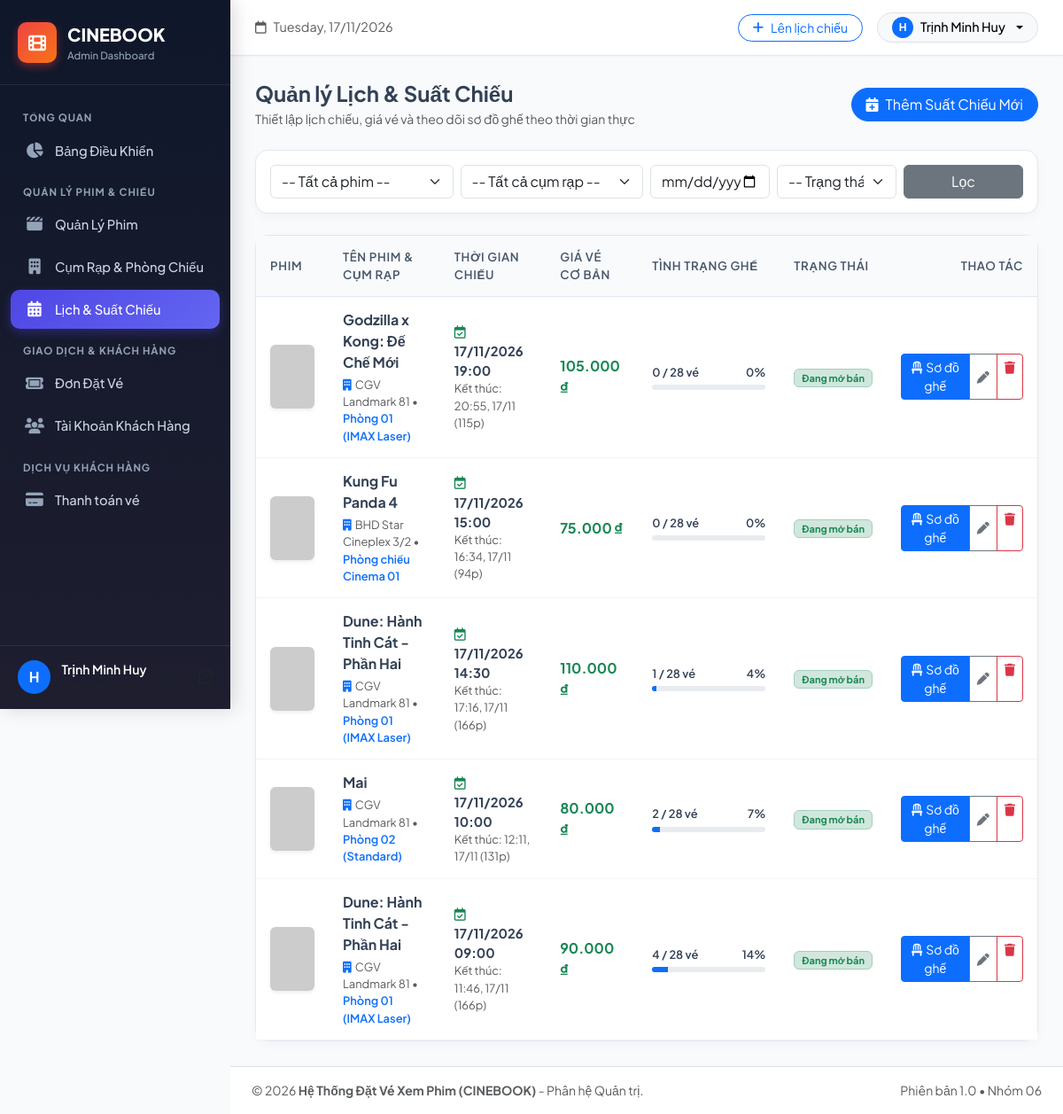
The page /admin/showtimes.php on the database its author committed.
### tables this page shows
CREATE TABLE `showtimes` (
    `id` INT AUTO_INCREMENT PRIMARY KEY,
    `movie_id` INT NOT NULL,
    `room_id` INT NOT NULL,
    `start_time` DATETIME NOT NULL,
    `end_time` DATETIME NOT NULL,
    `base_price` DECIMAL(10, 2) NOT NULL DEFAULT 75000.00,
    `status` ENUM('active', 'cancelled', 'completed') DEFAULT 'active',
    `created_at` DATETIME DEFAULT CURRENT_TIMESTAMP,
    CONSTRAINT `fk_showtimes_movie` FOREIGN KEY (`movie_id`) REFERENCES `movies` (`id`) ON DELETE CASCADE,
    CONSTRAINT `fk_showtimes_room` FOREIGN KEY (`room_id`) REFERENCES `rooms` (`id`) ON DELETE CASCADE
);

CREATE TABLE `movies` (
    `id` INT AUTO_INCREMENT PRIMARY KEY,
    `title` VARCHAR(255) NOT NULL,
    `description` TEXT DEFAULT NULL,
    `duration` INT NOT NULL COMMENT 'Thời lượng phim tính theo phút',
    `release_date` DATE NOT NULL,
    `poster` VARCHAR(255) DEFAULT NULL,
    `trailer_url` VARCHAR(255) DEFAULT NULL,
    `status` ENUM('showing', 'upcoming', 'hidden') DEFAULT 'showing',
    `created_at` DATETIME DEFAULT CURRENT_TIMESTAMP
);

CREATE TABLE `cinemas` (
    `id` INT AUTO_INCREMENT PRIMARY KEY,
    `name` VARCHAR(150) NOT NULL,
    `address` VARCHAR(255) NOT NULL,
    `city` VARCHAR(100) NOT NULL,
    `created_at` DATETIME DEFAULT CURRENT_TIMESTAMP
);

CREATE TABLE `rooms` (
    `id` INT AUTO_INCREMENT PRIMARY KEY,
    `cinema_id` INT NOT NULL,
    `name` VARCHAR(50) NOT NULL,
    `total_seats` INT NOT NULL DEFAULT 0,
    `created_at` DATETIME DEFAULT CURRENT_TIMESTAMP,
    CONSTRAINT `fk_rooms_cinema` FOREIGN KEY (`cinema_id`) REFERENCES `cinemas` (`id`) ON DELETE CASCADE
);

### config/database.php (called while the page is built, shortened)
<?php
if (!function_exists('format_currency')) {
    function format_currency($amount) {
        return number_format($amount, 0, ',', '.') . ' ₫';
    }
}
if (!function_exists('format_datetime')) {
    function format_datetime($datetime) {
        $time = strtotime($datetime);
        return date('d/m/Y H:i', $time);
    }
}

### admin/showtimes.php (the view, shortened to what this page needs)
<?php
require_once __DIR__ . '/header.php';
$filter_date = trim($_GET['date'] ?? '');
$filter_status = $_GET['status'] ?? 'all';
$sql = "
    SELECT s.*,
           m.title AS movie_title, m.poster, m.duration,
           r.name AS room_name, r.total_seats,
           c.id AS cinema_id, c.name AS cinema_name, c.city,
           (SELECT COUNT(*) FROM booking_details bd
            JOIN bookings b ON bd.booking_id = b.id
            WHERE b.showtime_id = s.id AND b.booking_status != 'cancelled') AS booked_seats
    FROM showtimes s
    JOIN movies m ON s.movie_id = m.id
    JOIN rooms r ON s.room_id = r.id
    JOIN cinemas c ON r.cinema_id = c.id
    WHERE 1=1
";
$sql .= " ORDER BY s.start_time DESC";
$stmt = $conn->prepare($sql);
$stmt->execute();
$showtimes = $stmt->get_result();
?>
<div class="d-flex flex-column flex-md-row justify-content-between align-items-md-center mb-4 gap-3">
    <div>
        <h4 class="fw-bold mb-1">Quản lý Lịch & Suất Chiếu</h4>
        <p class="text-muted mb-0 small">Thiết lập lịch chiếu, giá vé và theo dõi sơ đồ ghế theo thời gian thực</p>
    </div>
    <button class="btn btn-primary rounded-pill px-3 d-flex align-items-center gap-2" data-bs-toggle="modal" data-bs-target="#showtimeModal" onclick="openAddShowtimeModal()">
        <i class="fa-solid fa-calendar-plus"></i> Thêm Suất Chiếu Mới
    </button>
</div>
<div class="card p-3 mb-4">
    <form method="GET" class="row g-2 align-items-center">
        <div class="col-12 col-md-3">
            <select name="movie_id" class="form-select">
                <option value="0">-- Tất cả phim --</option>
            </select>
        </div>
        <div class="col-12 col-md-3">
            <select name="cinema_id" class="form-select">
                <option value="0">-- Tất cả cụm rạp --</option>
            </select>
        </div>
        <div class="col-12 col-md-2">
            <input type="date" name="date" class="form-control" value="<?= htmlspecialchars($filter_date) ?>" title="Lọc theo ngày chiếu">
        </div>
        <div class="col-12 col-md-2">
            <select name="status" class="form-select">
                <option value="all" <?= $filter_status === 'all' ? 'selected' : '' ?>>-- Trạng thái --</option>
            </select>
        </div>
        <div class="col-12 col-md-2 d-flex gap-2">
            <button type="submit" class="btn btn-secondary w-100">Lọc</button>
        </div>
    </form>
</div>
<div class="card">
    <div class="table-responsive">
        <table class="table table-custom align-middle">
            <thead>
                <tr>
                    <th style="width: 70px;">Phim</th>
                    <th>Tên Phim & Cụm Rạp</th>
                    <th>Thời Gian Chiếu</th>
                    <th>Giá Vé Cơ Bản</th>
                    <th>Tình Trạng Ghế</th>
                    <th>Trạng Thái</th>
                    <th class="text-end" style="width: 170px;">Thao Tác</th>
                </tr>
            </thead>
            <tbody>
                <?php if ($showtimes && $showtimes->num_rows > 0): ?>
                    <?php while ($st = $showtimes->fetch_assoc()):
                        $totalS = (int)$st['total_seats'];
                        $bookedS = (int)$st['booked_seats'];
                        $occupancyRate = $totalS > 0 ? round(($bookedS / $totalS) * 100) : 0;
                    ?>
                        <tr>
                            <td>
                                <img src="<?= !empty($st['poster']) ? htmlspecialchars($st['poster']) : 'https://placehold.co/70x100?text=Movie' ?>"
                                     alt="Poster"
                                     class="rounded object-fit-cover shadow-sm"
                                     style="width: 50px; height: 72px;"
                                     onerror="this.src='https://placehold.co/70x100?text=Movie'">
                            </td>
                            <td>
                                <div class="fw-bold text-slate-800 fs-6"><?= htmlspecialchars($st['movie_title']) ?></div>
                                <div class="text-muted small mt-1">
                                    <i class="fa-solid fa-building text-primary me-1"></i><?= htmlspecialchars($st['cinema_name']) ?> &bull;
                                    <span class="text-primary fw-semibold"><?= htmlspecialchars($st['room_name']) ?></span>
                                </div>
                            </td>
                            <td>
                                <div class="fw-bold text-slate-800">
                                    <i class="fa-regular fa-calendar-check text-success me-1"></i><?= format_datetime($st['start_time']) ?>
                                </div>
                                <div class="text-muted small">
                                    Kết thúc: <?= date('H:i, d/m', strtotime($st['end_time'])) ?> (<?= $st['duration'] ?>p)
                                </div>
                            </td>
                            <td>
                                <span class="fw-bold text-success fs-6">
                                    <?= format_currency($st['base_price']) ?>
                                </span>
                            </td>
                            <td style="min-width: 160px;">
                                <div class="d-flex justify-content-between small fw-semibold mb-1">
                                    <span><?= $bookedS ?> / <?= $totalS ?> vé</span>
                                    <span><?= $occupancyRate ?>%</span>
                                </div>
                                <div class="progress" style="height: 6px;">
                                    <div class="progress-bar <?= $occupancyRate > 75 ? 'bg-danger' : ($occupancyRate > 40 ? 'bg-warning' : 'bg-primary') ?>"
                                         role="progressbar"
                                         style="width: <?= $occupancyRate ?>%"></div>
                                </div>
                            </td>
                            <td>
                                <?php if ($st['status'] === 'active'): ?>
                                    <span class="badge bg-success-subtle text-success border border-success-subtle px-2 py-1">Đang mở bán</span>
                                <?php elseif ($st['status'] === 'completed'): ?>
                                    <span class="badge bg-secondary-subtle text-secondary px-2 py-1">Đã hoàn thành</span>
                                <?php else: ?>
                                    <span class="badge bg-danger-subtle text-danger border border-danger-subtle px-2 py-1">Đã hủy</span>
                                <?php endif; ?>
                            </td>
                            <td class="text-end">
                                <div class="btn-group btn-group-sm">
                                    <button class="btn btn-primary"
                                            onclick="openQuickSeatMap(<?= $st['id'] ?>)"
                                            title="Xem sơ đồ tình trạng ghế">
                                        <i class="fa-solid fa-chair me-1"></i>Sơ đồ ghế
                                    </button>
                                    <button class="btn btn-outline-secondary"
                                            onclick='openEditShowtimeModal(<?= json_encode($st, JSON_HEX_TAG | JSON_HEX_APOS | JSON_HEX_QUOT | JSON_HEX_AMP) ?>)'
                                            title="Sửa thông tin">
                                        <i class="fa-solid fa-pen"></i>
                                    </button>
                                    <a href="showtimes.php?delete_id=<?= $st['id'] ?>"
                                       class="btn btn-outline-danger"
                                       data-confirm="Bạn có chắc chắn muốn xóa suất chiếu này?"
                                       title="Xóa suất chiếu">
                                        <i class="fa-solid fa-trash"></i>
                                    </a>
                                </div>
                            </td>
                        </tr>
                    <?php endwhile; ?>
                <?php endif; ?>
            </tbody>
        </table>
    </div>
</div>
<?php require_once __DIR__ . '/footer.php'; ?>

### admin/header.php (style rules this page uses)
:root { --sidebar-width: 260px; --primary-color: #6366f1; --primary-hover: #4f46e5; --sidebar-bg: #0f172a; --sidebar-hover: #1e293b; --sidebar-active: #4f46e5; --text-muted: #94a3b8; --body-bg: #f8fafc; }
* { box-sizing: border-box; }
body { font-family: 'Plus Jakarta Sans', sans-serif; background-color: var(--body-bg); color: #334155; min-height: 100vh; overflow-x: hidden; }
.card { border: 1px solid #e2e8f0; border-radius: 14px; box-shadow: 0 4px 12px rgba(0, 0, 0, 0.03); background-color: #fff; transition: transform 0.2s, box-shadow 0.2s; }
.table-custom { margin-bottom: 0; }
.table-custom thead th { background-color: #f8fafc; color: #475569; font-weight: 600; font-size: 0.83rem; text-transform: uppercase; letter-spacing: 0.05em; border-bottom: 1px solid #e2e8f0; padding: 14px 16px; vertical-align: middle; }
.table-custom tbody td { padding: 14px 16px; vertical-align: middle; border-bottom: 1px solid #f1f5f9; color: #334155; font-size: 0.92rem; }

### rows shown on the page
showtimes: movie.title "Godzilla x Kong: Đế Chế Mới", cinemas.name "CGV Landmark 81", room.name "Phòng 01 (IMAX Laser)", start_time "17/11/2026 19:00", end_time "20:55, 17/11", movie.duration "115", base_price "105.000 ₫", bookedS "0", room.total_seats "28", occupancyRate "0", status "Đang mở bán"
showtimes: movie.title "Kung Fu Panda 4", cinemas.name "BHD Star Cineplex 3/2", room.name "Phòng chiếu Cinema 01", start_time "17/11/2026 15:00", end_time "16:34, 17/11", movie.duration "94", base_price "75.000 ₫", bookedS "0", room.total_seats "28", occupancyRate "0", status "Đang mở bán"
showtimes: movie.title "Dune: Hành Tinh Cát - Phần Hai", cinemas.name "CGV Landmark 81", room.name "Phòng 01 (IMAX Laser)", start_time "17/11/2026 14:30", end_time "17:16, 17/11", movie.duration "166", base_price "110.000 ₫", bookedS "1", room.total_seats "28", occupancyRate "4", status "Đang mở bán"
showtimes: movie.title "Mai", cinemas.name "CGV Landmark 81", room.name "Phòng 02 (Standard)", start_time "17/11/2026 10:00", end_time "12:11, 17/11", movie.duration "131", base_price "80.000 ₫", bookedS "2", room.total_seats "28", occupancyRate "7", status "Đang mở bán"
showtimes: movie.title "Dune: Hành Tinh Cát - Phần Hai", cinemas.name "CGV Landmark 81", room.name "Phòng 01 (IMAX Laser)", start_time "17/11/2026 09:00", end_time "11:46, 17/11", movie.duration "166", base_price "90.000 ₫", bookedS "4", room.total_seats "28", occupancyRate "14", status "Đang mở bán"

### other values the page prints
$current_user['fullname'] "Trịnh Minh Huy"
